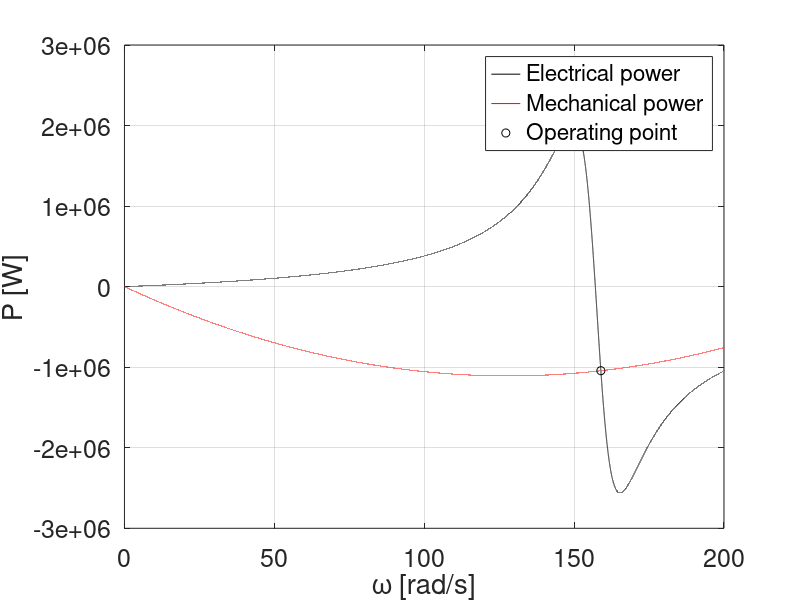

MATLAB code for this plot:

%The rationale of Problem 1 can be followed with the only difference of not assuming s=0.
%now the ws is not equal to wg   ( we|ws|wg|wt ) we take intoa account the
%slip


clc;clear;
% Parameters
rho=1.225;N=80;D=100;poles=2;Ugrid=960;f=50;
Rs=0.015;Xs=0.1;Rm=50;Xm=8;Rr=0.01;Xr=0.1;

% Equivalent model
Zs=Rs+1i*Xs;Zm=Rm*(1i*Xm)/(Rm+1i*Xm);Zr=Rr+1i*Xr;
Zsm=Zs*Zm/(Zs+Zm);
Zth=Zr+Zsm;
V=Ugrid/sqrt(3);
Uth= Zm*V/(Zm+Zs);
Uu=abs(Uth);
vw=8;


% Initialization, we are solving numerically because solving the ecuations
% are tough
ss=0; %0 power
kk=0;
err=1;
P1=0;
while ((kk<100)&&(err>1e-6))
 kk=kk+1;

 we=2*pi*f;   %chain of speeds, this is how they relate
 ws=we/poles;
 wg=ws*(1-ss);
 wt=wg/N;

 lam= wt*(D/2) / vw;    %ASSUMING WT SO WE CAN COMPUTE A LAMBDA

 Cpp= 0.0045 * (100 - (lam-10)^2);  %with lambda we calculate cpp power coeficient
 P1a=0.5*rho*Cpp*(pi*(D^2)/4)*vw^3; %power

 err=abs(P1a-P1);                   %this establishes the end of the while, compares past power with current power
 P1=P1a;
 %now i calculate the new slip
 Pmech=-P1/3; %power mechanical
 a1=1;
 a2=2*real(Zth)*Pmech-Uu^2;
 a3=abs(Zth)^2*(Pmech^2);
 sol=roots([a1 0 a2 0 a3]); %U
 Rt=sol.^2/Pmech;
 s=Rr./(Rr+Rt); %computing new slip
 ss=s(2);
end

P1
ss
Igrid = V/(Zs+Zm*(Zr+Rt(2))/(Zm+(Zr+Rt(2))))
Sgrid= 3*V*conj(Igrid)
losses=real(Sgrid)+P1


ssaux=-1:.00001:1;
Iaux=Uth./(Zth+Rr*(1-ssaux)./ssaux);
Paux=3*abs(Iaux).^2.*Rr.*(1-ssaux)./ssaux;
wgaux=ws*(1-ssaux);
wtaux=wgaux/N;
lamaux= wtaux*(D/2) / vw;
Cppaux= 0.0045 * (100 - (lamaux-10).^2);
Pauxmec=0.5*rho*Cppaux*(pi*(D^2)/4)*vw^3;
figure(1);

h=subplot(1,1,1);
plot(wgaux,Paux,'k');hold on;grid on;
plot(wgaux,-Pauxmec,'r');
plot(wg,-P1,'ok');
xlabel('\omega [rad/s]','FontSize',18);
ylabel('P [W]','FontSize',18);
legend('Electrical power','Mechanical power','Operating point');
set(h,'FontSize',18);
axis([0 200 -3e6 3e6]);